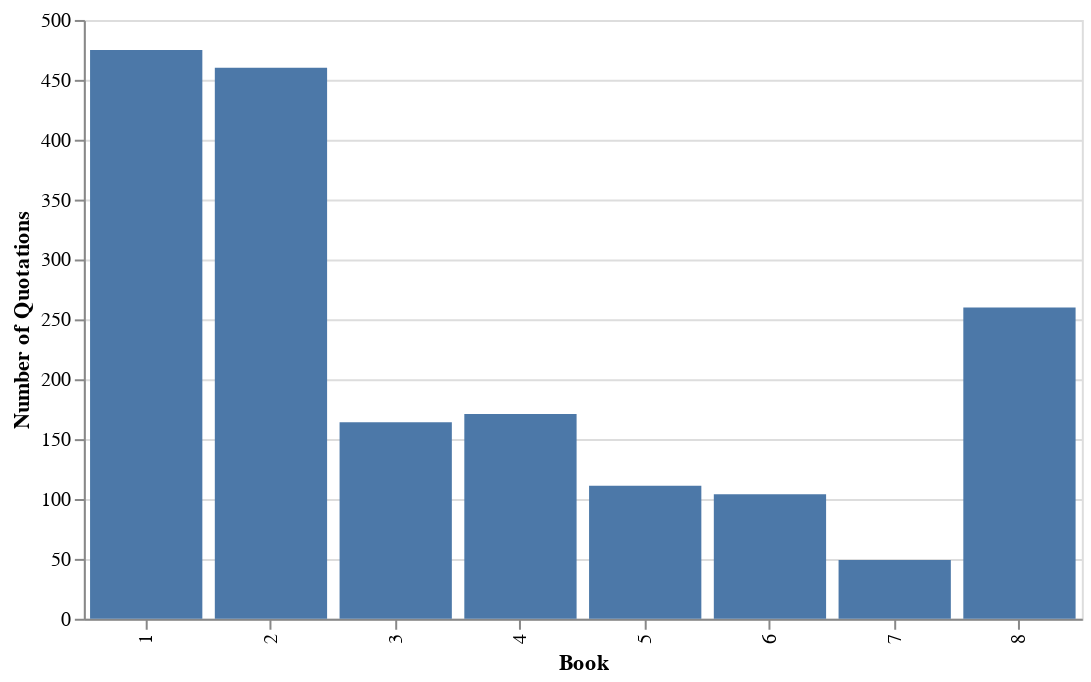

The notebook cell saved with this chart:
### Code cell
alt.Chart(quotationsPerBook).mark_bar().encode(x='Book:O', y='Number of Quotations:Q').properties(width=500)

### Figure 1 — Vega-Lite specification as saved in the notebook (floating-point values rounded to 4 significant figures)
{"config": {"view": {"continuousWidth": 400, "continuousHeight": 300}}, "data": {"name": "data-30dd41ef5aad5b785fd9b38ae1bb2fc9"}, "mark": "bar", "encoding": {"x": {"type": "ordinal", "field": "Book"}, "y": {"type": "quantitative", "field": "Number of Quotations"}}, "width": 500, "$schema": "https://vega.github.io/schema/vega-lite/v4.8.1.json", "datasets": {"data-30dd41ef5aad5b785fd9b38ae1bb2fc9": [{"Number of Quotations": 475, "Book": 1}, {"Number of Quotations": 460, "Book": 2}, {"Number of Quotations": 164, "Book": 3}, {"Number of Quotations": 171, "Book": 4}, {"Number of Quotations": 111, "Book": 5}, {"Number of Quotations": 104, "Book": 6}, {"Number of Quotations": 49, "Book": 7}, {"Number of Quotations": 260, "Book": 8}]}}
